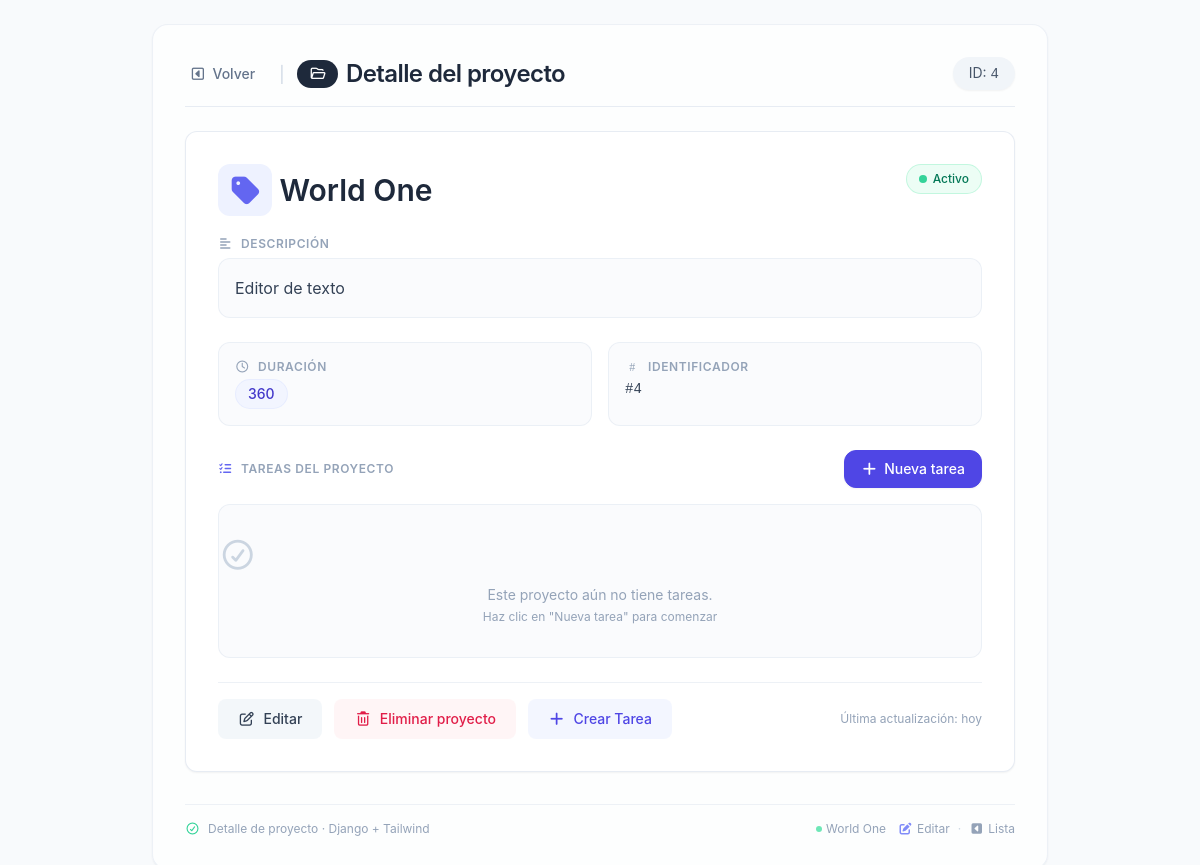
Screenshot of /proyectos/4/ with the database file from the repository.
### gestor/models.py (models this page shows)
class Proyecto(models.Model):
  nombre = models.CharField(max_length=100)
  descripcion = models.TextField()
  duracion = models.IntegerField()

### gestor/views.py (the view)
# urls.py: path('proyectos/<int:proyecto_id>/', views.proyecto_detalle, name='proyecto_detalle'),
def proyecto_detalle(request, proyecto_id):
  proyecto = Proyecto.objects.get(id=proyecto_id)
  return render(request, 'detalle_proyecto.html', {'proyecto': proyecto})

### gestor/templates/detalle_proyecto.html (shortened to what this page needs)
<!DOCTYPE html>
<html lang="es">
<head>
    <script src="https://cdn.tailwindcss.com"></script>
    <link rel="stylesheet" href="https://cdnjs.cloudflare.com/ajax/libs/font-awesome/7.3.1/css/all.min.css">
</head>
<body class="antialiased text-slate-700 p-4 md:p-6">
    <main class="max-w-4xl mx-auto bg-white/70 backdrop-blur-sm rounded-2xl shadow-sm p-6 md:p-8 border border-slate-200/60">
        <div class="flex flex-wrap items-center justify-between gap-4 mb-6 border-b border-slate-200/80 pb-4">
            <div class="flex items-center gap-3">
                <a href="{% url 'proyectos' %}"
                   class="inline-flex items-center gap-1.5 text-sm font-medium text-slate-500 hover:text-slate-700 transition-colors enlace-accion px-3 py-1.5 rounded-lg -ml-2">
                    <i class="fa-regular fa-square-caret-left"></i>
                    Volver
                </a>
                <span class="text-slate-300">|</span>
                <h1 class="text-2xl font-semibold tracking-tight text-slate-800 flex items-center gap-2">
                    <span class="bg-slate-800 text-white text-sm font-medium px-3 py-1 rounded-full">
                        <i class="fa-regular fa-folder-open"></i>
                    </span>
                    Detalle del proyecto
                </h1>
            </div>
            <div class="text-sm bg-slate-100 px-4 py-1.5 rounded-full text-slate-600 shadow-sm">
                ID: <span class="font-mono font-medium">{{ proyecto.id }}</span>
            </div>
        </div>
        <div class="detalle-card bg-white border border-slate-200/80 rounded-xl p-6 md:p-8 shadow-sm">
            <div class="flex flex-wrap items-start justify-between gap-4 mb-5">
                <h2 class="text-2xl md:text-3xl font-semibold text-slate-800 break-words flex items-center gap-2">
                    <span class="bg-indigo-50 p-2 rounded-xl text-indigo-500">
                        <i class="fa-solid fa-tag"></i>
                    </span>
                    {{ proyecto.nombre }}
                </h2>
                <span class="inline-flex items-center gap-1.5 text-xs font-medium text-emerald-700 bg-emerald-50 px-3 py-1.5 rounded-full border border-emerald-200/60">
                    <span class="w-2 h-2 rounded-full bg-emerald-400"></span>
                    Activo
                </span>
            </div>
            <div class="mb-6">
                <h3 class="text-xs font-semibold text-slate-400 uppercase tracking-wider mb-1.5 flex items-center gap-2">
                    <i class="fa-solid fa-align-left text-slate-400"></i>
                    Descripción
                </h3>
                <div class="bg-slate-50/70 rounded-xl p-4 border border-slate-200/60">
                    <p class="text-slate-700 leading-relaxed">
                        {{ proyecto.descripcion|default:"<span class='text-slate-400 italic'>Sin descripción proporcionada</span>" }}
                    </p>
                </div>
            </div>
            <div class="grid grid-cols-1 sm:grid-cols-2 gap-4 mb-6">
                <div class="bg-slate-50/70 rounded-xl p-4 border border-slate-200/60">
                    <h3 class="text-xs font-semibold text-slate-400 uppercase tracking-wider mb-1 flex items-center gap-2">
                        <i class="fa-regular fa-clock"></i>
                        Duración
                    </h3>
                    <p class="text-slate-700 font-medium flex items-center gap-2">
                        <span class="bg-indigo-50/70 px-3 py-1 rounded-full text-indigo-700 border border-indigo-100/60 text-sm">
                            {{ proyecto.duracion|default:"No especificada" }}
                        </span>
                    </p>
                </div>
                <div class="bg-slate-50/70 rounded-xl p-4 border border-slate-200/60">
                    <h3 class="text-xs font-semibold text-slate-400 uppercase tracking-wider mb-1 flex items-center gap-2">
                        <i class="fa-regular fa-hashtag"></i>
                        Identificador
                    </h3>
                    <p class="text-slate-700 font-mono text-sm">#{{ proyecto.id }}</p>
                </div>
            </div>
            <div class="mb-6">
                <div class="flex items-center justify-between gap-4 mb-4">
                    <h3 class="text-xs font-semibold text-slate-400 uppercase tracking-wider flex items-center gap-2">
                        <i class="fa-solid fa-list-check text-indigo-500"></i>
                        Tareas del proyecto
                    </h3>
                    <a href="{% url 'crear_tarea' proyecto.id %}"
                       class="inline-flex items-center gap-1.5 px-4 py-2 bg-indigo-600 text-white text-sm font-medium rounded-xl border border-indigo-600 hover:bg-indigo-700 transition-colors shadow-sm">
                        <i class="fa-solid fa-plus"></i>
                        <span class="hidden sm:inline">Nueva tarea</span>
                    </a>
                </div>
                {% if proyecto.tareas.all %}
                    <div class="space-y-2">
                        {% for tarea in proyecto.tareas.all %}
                            <div class="tarea-item flex flex-col sm:flex-row items-start sm:items-center gap-2 p-4 bg-slate-50/70 rounded-xl border border-slate-200/60 hover:border-indigo-200 transition-all">
                                <div class="flex items-center gap-3 flex-1 min-w-0 w-full sm:w-auto">
                                    <span class="w-2.5 h-2.5 rounded-full flex-shrink-0
                                        {% if tarea.estado == 'COMPLETADA' %}bg-emerald-400
                                        {% elif tarea.estado == 'EN_PROGRESO' %}bg-amber-400
                                        {% else %}bg-slate-400{% endif %}">
                                    </span>
                                    <span class="font-medium text-slate-700 truncate">{{ tarea.titulo }}</span>
                                </div>
                                <div class="flex flex-wrap items-center gap-2 w-full sm:w-auto">
                                    <span class="text-xs px-2.5 py-0.5 rounded-full border
                                        {% if tarea.prioridad == 'ALTA' %}badge-prioridad-alta
                                        {% elif tarea.prioridad == 'MEDIA' %}badge-prioridad-media
                                        {% else %}badge-prioridad-baja{% endif %}">
                                        <i class="fa-regular fa-flag mr-1"></i>
                                        {{ tarea.get_prioridad_display }}
                                    </span>
                                    <span class="text-xs px-2.5 py-0.5 rounded-full border
                                        {% if tarea.estado == 'COMPLETADA' %}badge-completada
                                        {% elif tarea.estado == 'EN_PROGRESO' %}badge-progreso
                                        {% else %}badge-pendiente{% endif %}">
                                        <i class="fa-regular fa-circle-check mr-1"></i>
                                        {{ tarea.get_estado_display }}
                                    </span>
                                </div>
                            </div>
                        {% endfor %}
                    </div>
                {% else %}
                    <div class="text-center text-slate-400 py-8 bg-slate-50/70 rounded-xl border border-slate-200/60">
                        <i class="fa-regular fa-circle-check text-3xl block mb-3 text-slate-300"></i>
                        <p class="text-sm">Este proyecto aún no tiene tareas.</p>
                        <p class="text-xs mt-1">Haz clic en "Nueva tarea" para comenzar</p>
                    </div>
                {% endif %}
            </div>
            <div class="flex flex-wrap items-center gap-3 pt-4 border-t border-slate-200/60 mt-2">
                <a href="{% url 'editar_proyecto' proyecto.id %}"
                   class="enlace-accion inline-flex items-center gap-2 px-5 py-2.5 text-sm font-medium text-slate-700 bg-slate-100/80 hover:bg-slate-200/80 rounded-lg transition-colors">
                    <i class="fa-regular fa-pen-to-square"></i>
                    Editar
                </a>
                <a href="{% url 'eliminar_proyecto' proyecto.id %}"
                   onclick="return confirm('¿Está seguro de eliminar el proyecto?')"
                   class="enlace-accion inline-flex items-center gap-2 px-5 py-2.5 text-sm font-medium text-rose-600 bg-rose-50/70 hover:bg-rose-100/80 rounded-lg transition-colors">
                    <i class="fa-regular fa-trash-can"></i>
                    Eliminar proyecto
                </a>
                <a href="{% url 'crear_tarea' proyecto.id %}"
                   class="enlace-accion inline-flex items-center gap-2 px-5 py-2.5 text-sm font-medium text-indigo-600 bg-indigo-50/70 hover:bg-indigo-100/80 rounded-lg transition-colors">
                    <i class="fa-solid fa-plus"></i>
                    Crear Tarea
                </a>
                <span class="text-xs text-slate-400 ml-auto">Última actualización: hoy</span>
            </div>
        </div>
        <div class="mt-8 pt-4 border-t border-slate-200/60 text-xs text-slate-400 flex flex-wrap justify-between items-center">
            <span class="flex items-center gap-2">
                <i class="fa-regular fa-circle-check text-emerald-400"></i>
                Detalle de proyecto · Django + Tailwind
            </span>
            <span class="flex gap-3">
                <span class="inline-flex items-center gap-1">
                    <span class="w-1.5 h-1.5 rounded-full bg-emerald-300"></span>
                    {{ proyecto.nombre|truncatechars:20 }}
                </span>
                <span class="inline-flex items-center gap-1">
                    <i class="fa-solid fa-pen-to-square text-indigo-400"></i>
                    <a href="{% url 'editar_proyecto' proyecto.id %}" class="hover:text-indigo-500 transition-colors">
                        Editar
                    </a>
                    <span class="mx-1 text-slate-300">·</span>
                    <i class="fa-solid fa-square-caret-left"></i>
                    <a href="{% url 'proyectos' %}" class="hover:text-indigo-500 transition-colors">
                        Lista
                    </a>
                </span>
            </span>
        </div>
    </main>
</body>
</html>

### gestor/templates/detalle_proyecto.html (style rules this page uses)
body { font-family: 'Inter', -apple-system, BlinkMacSystemFont, 'Segoe UI', Roboto, sans-serif; background-color: #f8fafc; }
.detalle-card { transition: box-shadow 0.15s ease, transform 0.1s ease; }
.enlace-accion { transition: color 0.15s, background-color 0.15s, transform 0.15s; }

### rows the page displays
Proyecto: id "4", nombre "World One", descripcion "Editor de texto", duracion "360"
